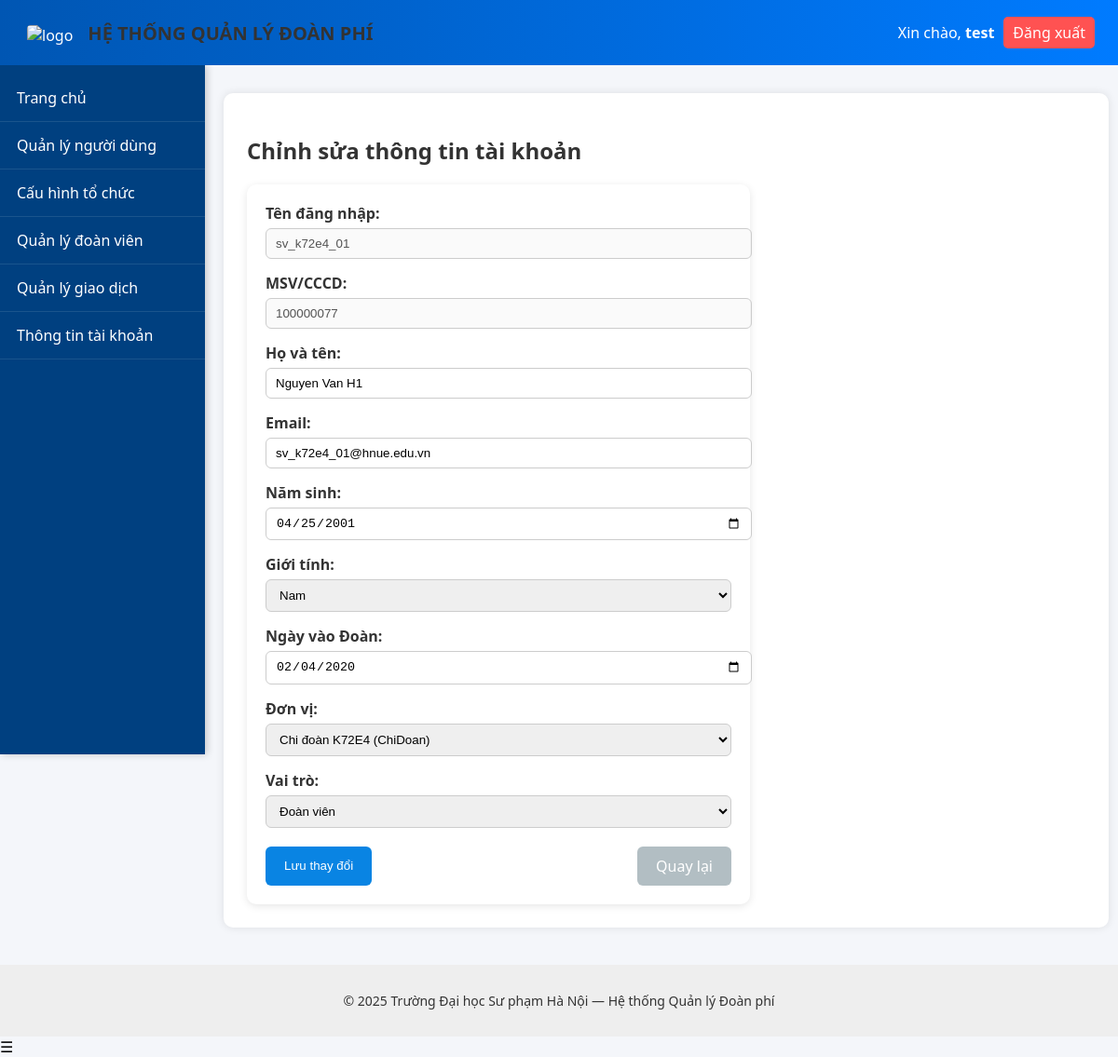
The app's page /pages/edit_user.php?id=217 (signed in), older data.
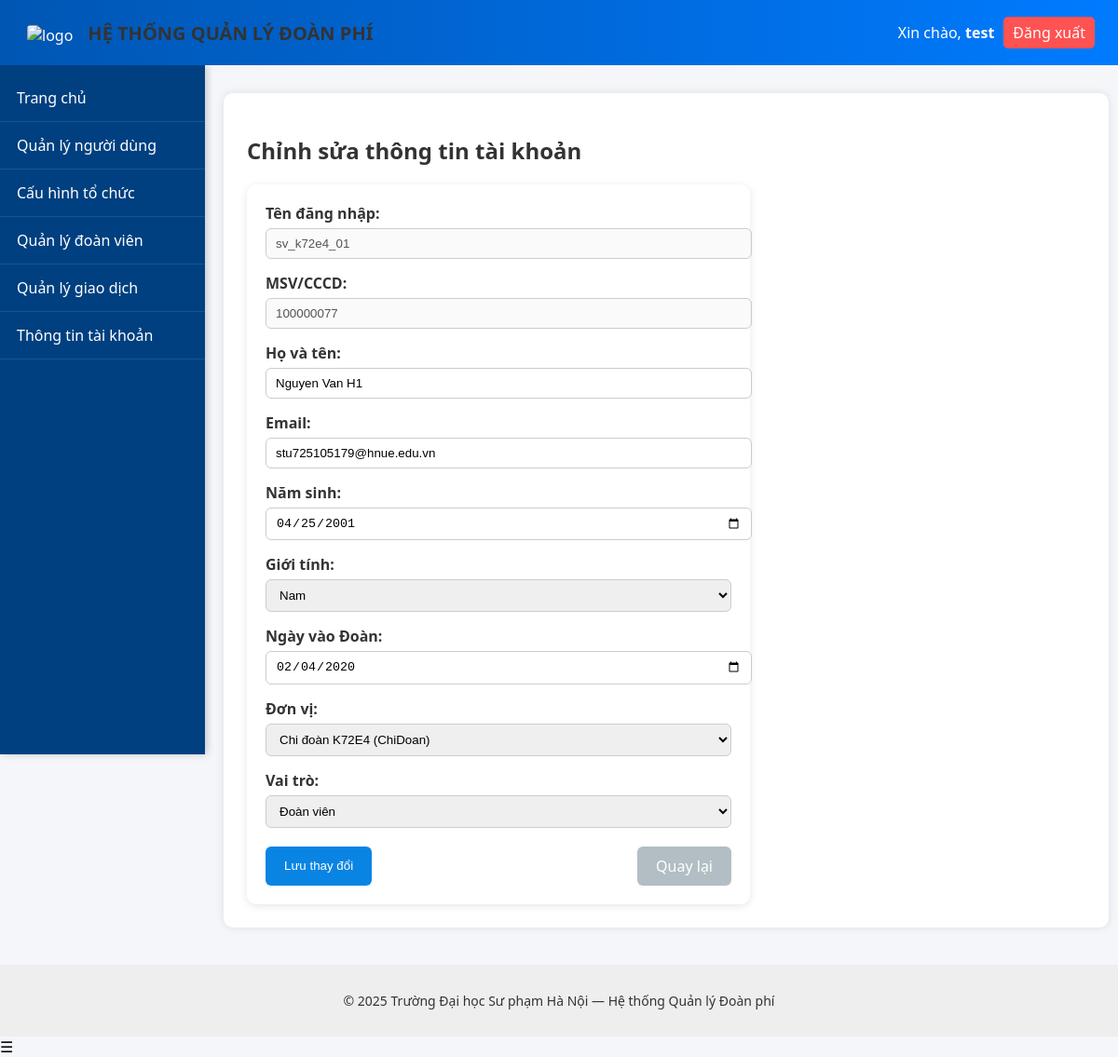
The same page, newer data.
### tables this page shows
CREATE TABLE `users` (
  `userId` int(11) NOT NULL,
  `userName` varchar(255) NOT NULL,
  `fullName` varchar(255) DEFAULT NULL,
  `gender` enum('M','F','O') DEFAULT 'O',
  `identifyCard` varchar(255) DEFAULT NULL,
  `email` varchar(255) DEFAULT NULL,
  `password` varchar(255) NOT NULL,
  `birthDate` date DEFAULT NULL,
  `joinDate` date DEFAULT NULL,
  `unit` varchar(255) DEFAULT NULL,
  `isAdmin` tinyint(1) DEFAULT 0,
  `createdAt` datetime DEFAULT current_timestamp(),
  `updatedAt` datetime DEFAULT current_timestamp() ON UPDATE current_timestamp()
);

CREATE TABLE `organization_units` (
  `id` int(11) NOT NULL,
  `unit_name` varchar(255) NOT NULL,
  `unit_level` enum('Truong','Khoa','ChiDoan') NOT NULL,
  `parent_id` int(11) DEFAULT NULL,
  `leader_id` int(11) DEFAULT NULL,
  `deputy_id` int(11) DEFAULT NULL,
  `created_at` timestamp NOT NULL DEFAULT current_timestamp(),
  `updated_at` timestamp NOT NULL DEFAULT current_timestamp() ON UPDATE current_timestamp()
);

### pages/edit_user.php (the view, shortened to what this page needs)
<?php
include("../includes/header.php");
include("../includes/navbar.php");
include("../config/db.php");
$currentUser = $_SESSION['user'];
$userId = isset($_GET['id']) ? intval($_GET['id']) : $currentUser['userId'];
$query = "
    SELECT u.*, r.id AS role_id, r.role_name, ou.unit_name
    FROM users u
    LEFT JOIN user_role ur ON u.userId = ur.user_id
    LEFT JOIN role r ON ur.role_id = r.id
    LEFT JOIN organization_units ou ON u.unit = ou.id
    WHERE u.userId = $userId
";
$result = $conn->query($query);
$user = $result->fetch_assoc();
$roles = $conn->query("SELECT id, role_name FROM role ORDER BY id ASC");
$units = $conn->query("SELECT id, unit_name, unit_level FROM organization_units ORDER BY unit_level, unit_name ASC");
?>
<div class="container">
  <h2>Chỉnh sửa thông tin tài khoản</h2>
  <form method="POST" class="form-edit">
    <div class="form-group">
      <label>Tên đăng nhập:</label>
      <input type="text" value="<?= htmlspecialchars($user['userName']) ?>" disabled>
    </div>
    <div class="form-group">
      <label>MSV/CCCD:</label>
      <input type="text" value="<?= htmlspecialchars($user['identifyCard']) ?>" disabled>
    </div>
    <div class="form-group">
      <label>Họ và tên:</label>
      <input type="text" name="fullName" value="<?= htmlspecialchars($user['fullName']) ?>" required>
    </div>
    <div class="form-group">
      <label>Email:</label>
      <input type="email" name="email" value="<?= htmlspecialchars($user['email']) ?>" required>
    </div>
    <div class="form-group">
      <label>Năm sinh:</label>
      <input type="date" name="birthDate" value="<?= htmlspecialchars($user['birthDate'] ?? '') ?>">
    </div>
    <div class="form-group">
      <label>Giới tính:</label>
      <select name="gender">
        <option value="M" <?= ($user['gender'] == 'M') ? 'selected' : '' ?>>Nam</option>
      </select>
    </div>
    <div class="form-group">
      <label>Ngày vào Đoàn:</label>
      <input type="date" name="joinDate" value="<?= htmlspecialchars($user['joinDate'] ?? '') ?>">
    </div>
    <?php if ($currentUser['isAdmin']): ?>
      <div class="form-group">
        <label>Đơn vị:</label>
        <select name="unit" required>
          <?php while ($u = $units->fetch_assoc()): ?>
            <option value="<?= $u['id'] ?>"
              <?= ($user['unit'] == $u['id']) ? 'selected' : '' ?>>
              <?= htmlspecialchars($u['unit_name']) ?> (<?= $u['unit_level'] ?>)
            </option>
          <?php endwhile; ?>
        </select>
      </div>
    <?php endif; ?>
    <?php if ($currentUser['isAdmin']): ?>
      <div class="form-group">
        <label>Vai trò:</label>
        <select name="role_id" required>
          <?php while ($r = $roles->fetch_assoc()): ?>
            <option value="<?= $r['id'] ?>" <?= ($user['role_id'] == $r['id']) ? 'selected' : '' ?>>
              <?= htmlspecialchars($r['role_name']) ?>
            </option>
          <?php endwhile; ?>
        </select>
      </div>
    <?php endif; ?>
    <div class="form-actions">
      <button type="submit" class="btn-save">Lưu thay đổi</button>
      <a href="profile.php" class="btn-back">Quay lại</a>
    </div>
  </form>
</div>
<?php include("../includes/footer.php"); ?>

Row changes from the older to the newer data that the page shows:
changed users "sv_k72e4_01": email "sv_k72e4_01@hnue.edu.vn" → "stu725105179@hnue.edu.vn"
